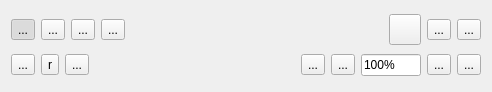
<?xml version="1.0" encoding="UTF-8"?>
<ui version="4.0">
 <class>Pagetools</class>
 <widget class="QFrame" name="Pagetools">
  <property name="geometry">
   <rect>
    <x>0</x>
    <y>0</y>
    <width>492</width>
    <height>92</height>
   </rect>
  </property>
  <property name="windowTitle">
   <string>Preview</string>
  </property>
  <property name="frameShape">
   <enum>QFrame::NoFrame</enum>
  </property>
  <property name="frameShadow">
   <enum>QFrame::Raised</enum>
  </property>
  <property name="lineWidth">
   <number>0</number>
  </property>
  <layout class="QVBoxLayout" name="verticalLayout">
   <item>
    <layout class="QHBoxLayout" name="horizontalLayout" stretch="0,0,0,0,1,0,0,0">
     <item>
      <widget class="QToolButton" name="selectMode">
       <property name="toolTip">
        <string>Select this tool to select pages</string>
       </property>
       <property name="text">
        <string>...</string>
       </property>
       <property name="icon">
        <iconset resource="maxview.qrc">
         <normaloff>:/images/images/pointer.xpm</normaloff>:/images/images/pointer.xpm</iconset>
       </property>
       <property name="iconSize">
        <size>
         <width>24</width>
         <height>24</height>
        </size>
       </property>
       <property name="checkable">
        <bool>true</bool>
       </property>
       <property name="checked">
        <bool>true</bool>
       </property>
       <property name="autoExclusive">
        <bool>true</bool>
       </property>
      </widget>
     </item>
     <item>
      <widget class="QToolButton" name="moveMode">
       <property name="toolTip">
        <string>Use this tool to reorder selected pages around</string>
       </property>
       <property name="text">
        <string>...</string>
       </property>
       <property name="icon">
        <iconset resource="maxview.qrc">
         <normaloff>:/images/images/hand.xpm</normaloff>:/images/images/hand.xpm</iconset>
       </property>
       <property name="iconSize">
        <size>
         <width>24</width>
         <height>24</height>
        </size>
       </property>
       <property name="checkable">
        <bool>true</bool>
       </property>
       <property name="autoExclusive">
        <bool>true</bool>
       </property>
      </widget>
     </item>
     <item>
      <widget class="QToolButton" name="scanMode">
       <property name="toolTip">
        <string>Select this to show pages as they are scanned</string>
       </property>
       <property name="text">
        <string>...</string>
       </property>
       <property name="icon">
        <iconset resource="maxview.qrc">
         <normaloff>:/images/images/scanmode.xpm</normaloff>:/images/images/scanmode.xpm</iconset>
       </property>
       <property name="iconSize">
        <size>
         <width>24</width>
         <height>24</height>
        </size>
       </property>
       <property name="checkable">
        <bool>true</bool>
       </property>
       <property name="autoExclusive">
        <bool>true</bool>
       </property>
      </widget>
     </item>
     <item>
      <widget class="QToolButton" name="infoMode">
       <property name="toolTip">
        <string>Info mode: Review and update author and notes</string>
       </property>
       <property name="text">
        <string>...</string>
       </property>
       <property name="icon">
        <iconset resource="maxview.qrc">
         <normaloff>:/images/images/info.xpm</normaloff>:/images/images/info.xpm</iconset>
       </property>
       <property name="iconSize">
        <size>
         <width>24</width>
         <height>24</height>
        </size>
       </property>
       <property name="checkable">
        <bool>true</bool>
       </property>
       <property name="autoExclusive">
        <bool>true</bool>
       </property>
      </widget>
     </item>
     <item>
      <spacer name="horizontalSpacer_2">
       <property name="orientation">
        <enum>Qt::Horizontal</enum>
       </property>
       <property name="sizeType">
        <enum>QSizePolicy::Minimum</enum>
       </property>
       <property name="sizeHint" stdset="0">
        <size>
         <width>13</width>
         <height>10</height>
        </size>
       </property>
      </spacer>
     </item>
     <item>
      <widget class="QToolButton" name="sendNow">
       <property name="toolTip">
        <string>Click this to send the paper stack to the default email address</string>
       </property>
       <property name="text">
        <string/>
       </property>
       <property name="icon">
        <iconset resource="maxview.qrc">
         <normaloff>:/images/images/email.xpm</normaloff>:/images/images/email.xpm</iconset>
       </property>
       <property name="iconSize">
        <size>
         <width>24</width>
         <height>24</height>
        </size>
       </property>
       <property name="checkable">
        <bool>false</bool>
       </property>
       <property name="checked">
        <bool>false</bool>
       </property>
      </widget>
     </item>
     <item>
      <widget class="QToolButton" name="save">
       <property name="toolTip">
        <string>Click this to save changed to the paper stack</string>
       </property>
       <property name="text">
        <string>...</string>
       </property>
       <property name="icon">
        <iconset resource="maxview.qrc">
         <normaloff>:/images/images/document-save.xpm</normaloff>:/images/images/document-save.xpm</iconset>
       </property>
       <property name="iconSize">
        <size>
         <width>24</width>
         <height>24</height>
        </size>
       </property>
      </widget>
     </item>
     <item>
      <widget class="QToolButton" name="revert">
       <property name="toolTip">
        <string>Click this to revert the paper stack to the previous state and lose all your changes</string>
       </property>
       <property name="text">
        <string>...</string>
       </property>
       <property name="icon">
        <iconset resource="maxview.qrc">
         <normaloff>:/images/images/document-revert.xpm</normaloff>:/images/images/document-revert.xpm</iconset>
       </property>
       <property name="iconSize">
        <size>
         <width>24</width>
         <height>24</height>
        </size>
       </property>
      </widget>
     </item>
    </layout>
   </item>
   <item>
    <layout class="QHBoxLayout" name="horizontalLayout_2">
     <item>
      <widget class="QToolButton" name="rleft">
       <property name="toolTip">
        <string>Rotate the view 90 degrees to the left</string>
       </property>
       <property name="text">
        <string>...</string>
       </property>
       <property name="icon">
        <iconset resource="maxview.qrc">
         <normaloff>:/images/images/rleft.xpm</normaloff>:/images/images/rleft.xpm</iconset>
       </property>
       <property name="iconSize">
        <size>
         <width>24</width>
         <height>24</height>
        </size>
       </property>
      </widget>
     </item>
     <item>
      <widget class="QToolButton" name="vflip">
       <property name="toolTip">
        <string>Flip the view vertically</string>
       </property>
       <property name="text">
        <string>r</string>
       </property>
       <property name="icon">
        <iconset resource="maxview.qrc">
         <normaloff>:/images/images/vflip.xpm</normaloff>:/images/images/vflip.xpm</iconset>
       </property>
       <property name="iconSize">
        <size>
         <width>24</width>
         <height>24</height>
        </size>
       </property>
      </widget>
     </item>
     <item>
      <widget class="QToolButton" name="rright">
       <property name="toolTip">
        <string>Rotate the view 90 degrees to the right</string>
       </property>
       <property name="text">
        <string>...</string>
       </property>
       <property name="icon">
        <iconset resource="maxview.qrc">
         <normaloff>:/images/images/rright.xpm</normaloff>:/images/images/rright.xpm</iconset>
       </property>
       <property name="iconSize">
        <size>
         <width>24</width>
         <height>24</height>
        </size>
       </property>
      </widget>
     </item>
     <item>
      <spacer name="horizontalSpacer">
       <property name="orientation">
        <enum>Qt::Horizontal</enum>
       </property>
       <property name="sizeHint" stdset="0">
        <size>
         <width>22</width>
         <height>10</height>
        </size>
       </property>
      </spacer>
     </item>
     <item>
      <widget class="QToolButton" name="zoomFit">
       <property name="toolTip">
        <string>Zoom the image to fit within the window</string>
       </property>
       <property name="text">
        <string>...</string>
       </property>
       <property name="icon">
        <iconset resource="maxview.qrc">
         <normaloff>:/images/images/zoom-best-fit.xpm</normaloff>:/images/images/zoom-best-fit.xpm</iconset>
       </property>
       <property name="iconSize">
        <size>
         <width>24</width>
         <height>24</height>
        </size>
       </property>
      </widget>
     </item>
     <item>
      <widget class="QToolButton" name="zoomOrig">
       <property name="toolTip">
        <string>Zoom the image to the smallest which still allow reading</string>
       </property>
       <property name="text">
        <string>...</string>
       </property>
       <property name="icon">
        <iconset resource="maxview.qrc">
         <normaloff>:/images/images/zoom-original.xpm</normaloff>:/images/images/zoom-original.xpm</iconset>
       </property>
       <property name="iconSize">
        <size>
         <width>24</width>
         <height>24</height>
        </size>
       </property>
      </widget>
     </item>
     <item>
      <widget class="QLineEdit" name="zoomLevel">
       <property name="minimumSize">
        <size>
         <width>60</width>
         <height>0</height>
        </size>
       </property>
       <property name="maximumSize">
        <size>
         <width>60</width>
         <height>16777215</height>
        </size>
       </property>
       <property name="toolTip">
        <string>Enter zoom level here</string>
       </property>
       <property name="inputMask">
        <string/>
       </property>
       <property name="text">
        <string>100%</string>
       </property>
       <property name="maxLength">
        <number>6</number>
       </property>
       <property name="frame">
        <bool>true</bool>
       </property>
      </widget>
     </item>
     <item>
      <widget class="QToolButton" name="zoomOut">
       <property name="toolTip">
        <string>Zoom out</string>
       </property>
       <property name="text">
        <string>...</string>
       </property>
       <property name="icon">
        <iconset resource="maxview.qrc">
         <normaloff>:/images/images/zoom-out.xpm</normaloff>:/images/images/zoom-out.xpm</iconset>
       </property>
       <property name="iconSize">
        <size>
         <width>24</width>
         <height>24</height>
        </size>
       </property>
       <property name="autoRepeat">
        <bool>true</bool>
       </property>
      </widget>
     </item>
     <item>
      <widget class="QToolButton" name="zoomIn">
       <property name="sizePolicy">
        <sizepolicy hsizetype="Fixed" vsizetype="Fixed">
         <horstretch>0</horstretch>
         <verstretch>0</verstretch>
        </sizepolicy>
       </property>
       <property name="toolTip">
        <string>Zoom in</string>
       </property>
       <property name="text">
        <string>...</string>
       </property>
       <property name="icon">
        <iconset resource="maxview.qrc">
         <normaloff>:/images/images/zoom-in.xpm</normaloff>:/images/images/zoom-in.xpm</iconset>
       </property>
       <property name="iconSize">
        <size>
         <width>24</width>
         <height>24</height>
        </size>
       </property>
       <property name="autoRepeat">
        <bool>true</bool>
       </property>
      </widget>
     </item>
    </layout>
   </item>
  </layout>
 </widget>
 <resources>
  <include location="maxview.qrc"/>
 </resources>
 <connections/>
</ui>
